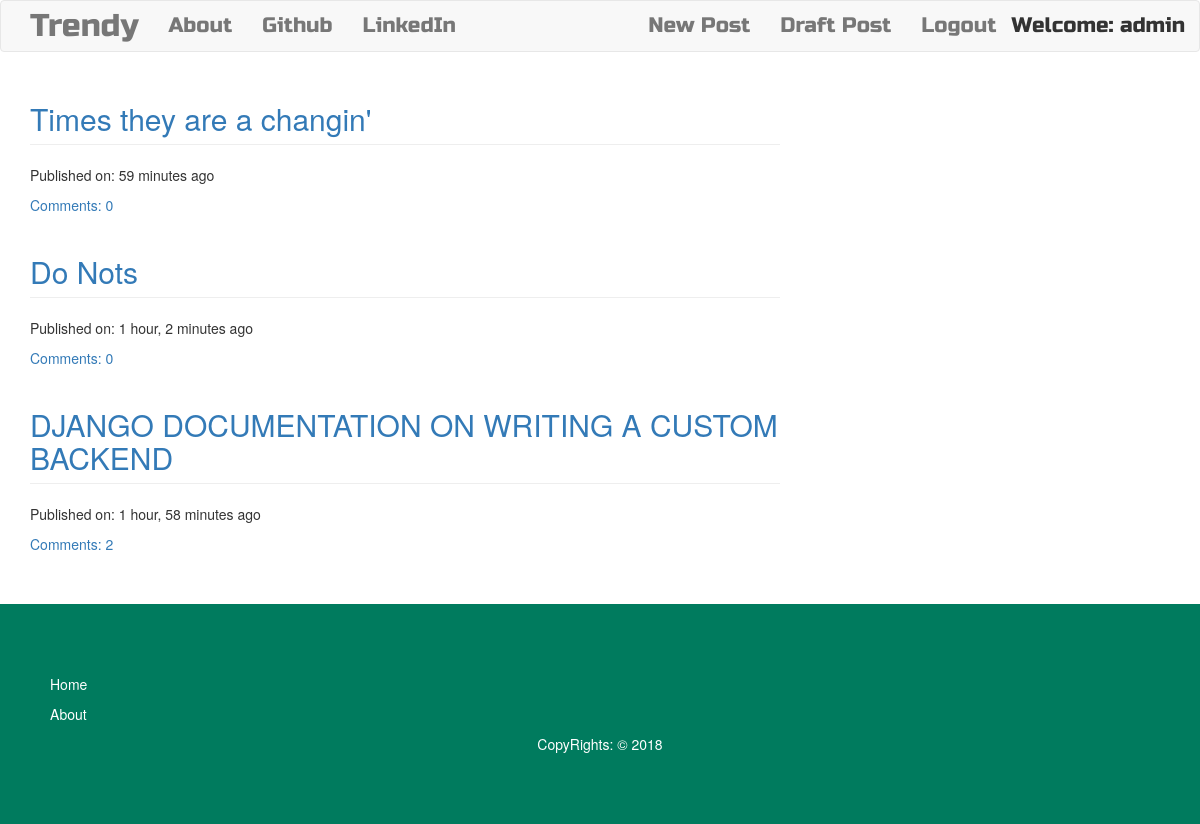
The app's page / (signed in) with its own data.
### blog/models.py (models this page shows, shortened)
class Post(models.Model):
	author = models.ForeignKey('auth.User')
	title = models.CharField(max_length=200)
	text = models.TextField()
	created_date = models.DateTimeField(auto_now_add=True)
	published_date = models.DateTimeField(blank=True, null=True)
	def approve_comment(self):
		return self.comments.filter(approved_comment=True)

### blog/views.py (the view)
# urls.py: url(r'^$', views.PostListView.as_view(), name='post_list'),
class PostListView(ListView):
	model = Post
	def get_queryset(slef):
		return Post.objects.filter(published_date__lte=timezone.now()).order_by('-published_date')

### blog/templates/blog/post_list.html
{% extends "base.html" %}
{% block content %}
<div class="centerstage">
	{% for post in post_list %}
		<div class="post">
			<h2 class="page-header"><a href="{% url 'blog:post_detail' pk=post.pk %}"> {{ post.title }} </a></h2>
			<div class="date">
				<p> Published on: {{post.published_date|timesince }} ago</p>
			</div>
			<a href="{% url 'blog:post_detail' pk=post.pk %}">Comments: {{ post.approve_comment.count }} </a>
		</div>
	{% endfor %}
</div>
{% endblock %}

### blog/templates/base.html (shortened to what this page needs)
<!DOCTYPE html>
{% load static %}
<html lang="en">
<head>
	<link rel="stylesheet" href="{% static 'css/bootstrap.css' %}">
	<link rel="stylesheet" href="{% static 'css/medium-editor.css' %}">
	<link rel="stylesheet" href="{% static 'css/blog.css' %}">
</head>
<body>
	<nav class="navbar navbar-default techfont custom-navbar">
		<div class="container">
			<ul class="nav navbar-nav">
				<li><a href="{% url 'blog:post_list' %}" class="navbar-brand bigbrand">Trendy</a></li>
				<li><a href="{% url 'blog:about' %}">About</a></li>
				<li><a href="https://www.github.com">Github</a></li>
				<li><a href="https://www.linkedin.com">LinkedIn</a></li>
			</ul>
			<ul class="nav navbar-nav navbar-right">
				{% if user.is_authenticated %}
					<li><a href="{% url 'blog:new_post' %}">New Post</a></li>
					<li><a href="{% url 'blog:post_draft_list' %}">Draft Post</a></li>
					<li><a href="{% url 'logout' %}">Logout</a></li>
					<li style="padding-top: 10px;">Welcome: {{ user.username }}</li>
				{% else %}
					<li><a href="{% url 'login' %}"> <span class="glyphicon glyphion-user"></span> Login</a></li>
				{% endif %}
			</ul>
		</div>
	</nav>
	<div class="content container loader">
		<div class="row">
			<div class="col-md-8">
				<div class="blog_posts">
					{% block content %}
					{% endblock %}
				</div>
			</div>
			<div class="col-md-4">
			</div>
		</div>
	</div>
	<section id="footer">
		<div class="container">
			<div class="row ">
				<div class="col-md-12">
					<ul class="list-unstyled quick-links">
						<li><a href="javascript:void();">Home</a></li>
						<li><a href="javascript:void();">About</a></li>
						<li class="text-center">CopyRights: &copy; 2018</li>
					</ul>
				</div>
			</div>
		</div>
	</section>
</body>
</html>

### blog/static/css/blog.css (style rules this page uses)
.techfont { font-family: 'Russo One', sans-serif; font-size: 1.5em; margin-bottom: 10px; }
.centerstage { margin-left: auto; margin-right: auto; }
.bigbrand { font-size: 1.5em; }
.loader { filter:hue-rotate(0deg); color: linear-gradient(45deg,#0f8,#08f); animation:hue 5000ms infinite linear; }
section { margin-top: 50px; padding: 60px 0; }
#footer { background: #007b5e !important; }
#footer li { margin: 10px; color:#ffffff; }
#footer a { margin: 10px; color: #ffffff; text-decoration: none !important; background-color: transparent; -webkit-text-decoration-skip: objects; }

### records on screen
Post: title "Times they are a changin'", published_date "59 minutes", approve_comment.count "0"
Post: title "Do Nots", published_date "1 hour, 2 minutes", approve_comment.count "0"
Post: title "DJANGO DOCUMENTATION ON WRITING A CUSTOM BACKEND", published_date "1 hour, 58 minutes", approve_comment.count "2"

### other values on screen
{{ user.username }} "admin"
